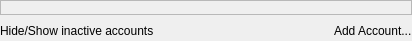
<?xml version="1.0" encoding="UTF-8"?>
<ui version="4.0">
 <class>AccountsOptionsClass</class>
 <widget class="QWidget" name="AccountsOptionsClass">
  <property name="geometry">
   <rect>
    <x>0</x>
    <y>0</y>
    <width>412</width>
    <height>41</height>
   </rect>
  </property>
  <layout class="QVBoxLayout" name="verticalLayout">
   <property name="margin">
    <number>0</number>
   </property>
   <item>
    <widget class="QFrame" name="wdtAccounts">
     <property name="frameShape">
      <enum>QFrame::StyledPanel</enum>
     </property>
     <property name="frameShadow">
      <enum>QFrame::Raised</enum>
     </property>
    </widget>
   </item>
   <item>
    <layout class="QHBoxLayout" name="horizontalLayout">
     <item>
      <widget class="QLabel" name="lblHideShowInactive">
       <property name="text">
        <string notr="true">Hide/Show inactive accounts</string>
       </property>
       <property name="textFormat">
        <enum>Qt::RichText</enum>
       </property>
      </widget>
     </item>
     <item>
      <spacer name="horizontalSpacer">
       <property name="orientation">
        <enum>Qt::Horizontal</enum>
       </property>
       <property name="sizeHint" stdset="0">
        <size>
         <width>40</width>
         <height>20</height>
        </size>
       </property>
      </spacer>
     </item>
     <item>
      <widget class="QLabel" name="lblAddAccount">
       <property name="text">
        <string notr="true">Add Account...</string>
       </property>
       <property name="textFormat">
        <enum>Qt::RichText</enum>
       </property>
      </widget>
     </item>
    </layout>
   </item>
  </layout>
 </widget>
 <layoutdefault spacing="6" margin="11"/>
 <resources/>
 <connections/>
</ui>
